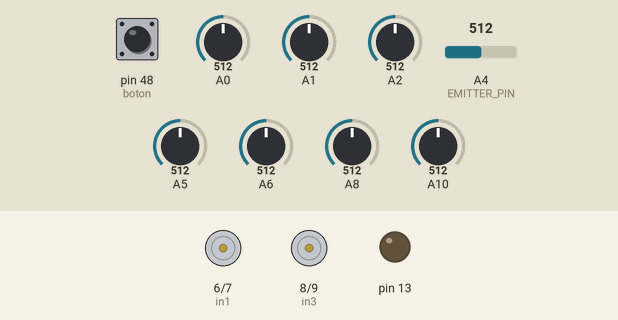
Bench run of a sketch on a simulated Arduino Mega 2560, built with avr-gcc and run on an emulated ATmega2560. Shown: motor-driver pin pairs drawn as motors (green arrow = first pin HIGH = forward, orange = second pin HIGH = backward, longer = more drive), output pins drawn as LEDs (lit = HIGH). The test bench sets the inputs (shaded band); at power-on: pin 48 (boton) LOW, A0 = 512, A1 = 512, A2 = 512, A4 (EMITTER_PIN) = 512, A5 = 512, A6 = 512, A8 = 512, A10 = 512.

Above: at 0.8 s.
0.9 s: pin 48 (boton) pulled HIGH for 0.15 s
At 2.4 s:
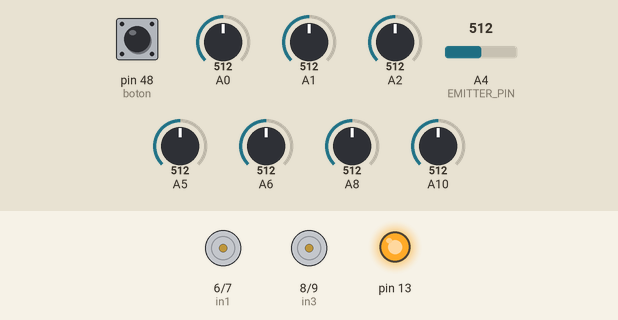
4.0 s: pin 48 (boton) pulled HIGH for 3.2 s
At 6.5 s:
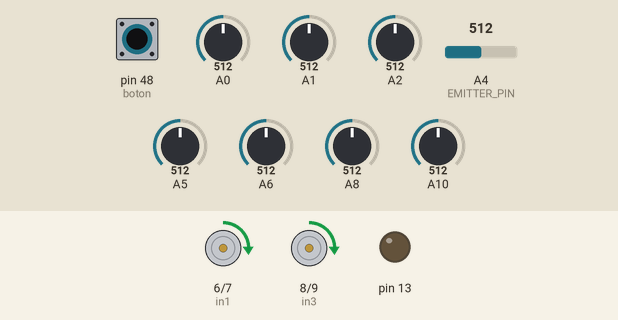
Timing chart, 0 to 8.0 s (numbered marks = the images above; inputs shaded):
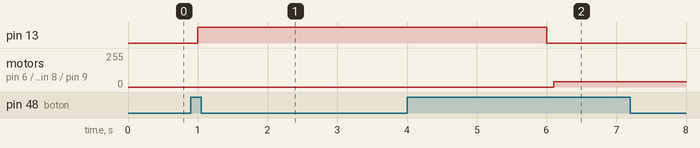

The sketch:

prueba_1_robot_2018.ino
```cpp
#include <QTRSensors.h>
//codigo sensor
#define NUM_SENSORS   8     // number of sensors used
#define NUM_SAMPLES_PER_SENSOR  4   // waits for 2500 microseconds for sensor outputs to go low
#define EMITTER_PIN   A4     // emitter is controlled by digital pin 2
// sensors 0 through 7 are connected to digital pins 3 through 10, respectively
QTRSensorsAnalog qtra((unsigned char[]) {A10, A4, A1, A2, A0, A8, A5,A6},
  NUM_SENSORS, NUM_SAMPLES_PER_SENSOR, EMITTER_PIN);
unsigned int sensorValues[NUM_SENSORS];
//codigo motores
int in1=6;
int in2=7;
int in3=8;
int in4=9;
//codigo para algoritmo
int error=0, error_Ant=0;
float P=0, D=0, I=0;
float kp=0.0004, kd=0.81, ki=0.075;           //0.005//0.008kp=0.013  kd=0,03 o  0,02 o 0,06
int vel=40;//50//35
float vel_der,vel_izq;
int vel_max=110;//70
int vel_min=-20;

//variables del boton
int lectura;
int boton = 48;
void setup() {

  pinMode(in1,OUTPUT);
  pinMode(in2,OUTPUT);
  pinMode(in3,OUTPUT);
  pinMode(in4,OUTPUT);
  pinMode(boton, INPUT);

  digitalWrite(in1,LOW);
  digitalWrite(in2,LOW);
  digitalWrite(in3,LOW);
  digitalWrite(in4,LOW);

while(true){  //por siempre
  lectura = digitalRead(boton);
if(lectura==HIGH){
  delay(100);
  break;
  }
}
  pinMode(13, OUTPUT);
  digitalWrite(13, HIGH);    // turn on Arduino's LED to indicate we are in calibration mode
  for (int i = 0; i < 200; i++)  // make the calibration take about 10 seconds
  {
    qtra.calibrate();       // reads all sensors 10 times at 2500 us per read (i.e. ~25 ms per call)
  }
  digitalWrite(13, LOW);     // turn off Arduino's LED to indicate we are through with calibration

while(true){  //por siempre
  lectura = digitalRead(boton);
if(lectura==HIGH){
  delay(100);
  break;
  }
}
}
void loop() {
 unsigned int position = qtra.readLine(sensorValues);
error = position-3500;
P = kp*error;
D = kd*(error - error_Ant);
I = ki*(error + error_Ant);
vel_der = vel-P-D-I;
vel_izq = vel+P+D+I;
/*
////max
if(vel_der>vel_max)
{
  vel_der=vel_max;
}
if(vel_izq>vel_max)
{
  vel_izq=vel_max;
}
////////min
if(vel_der<vel_min)
{
  vel_der=vel_min;
}
if(vel_izq<vel_min)
{
  vel_izq=vel_min;
}
*/
/*
//der
 qtrrc.read(sensorValues);
   if((sensorValues[0]<=200)&&(sensorValues[1]<=200)&&(sensorValues[2]<=200)&&(sensorValues[5]==1000)&&(sensorValues[6]==1000)&&(sensorValues[7]==1000))
    {
analogWrite(in1,170);
analogWrite(in2,0);
analogWrite(in3,170);
analogWrite(in4,0);
  delay(300);
analogWrite(in1,170);
analogWrite(in2,0);
analogWrite(in3,0);
analogWrite(in4,170);
        while(true)
        {
             qtrrc.read(sensorValues);
               if(sensorValues[0]<=200&&sensorValues[1]<=200&&sensorValues[3]==1000&&sensorValues[4]==1000&&sensorValues[6]<=200&&sensorValues[7]<=200)
            {
             break;
            }
        }
    }
//izq
qtrrc.read(sensorValues);
   if((sensorValues[0]==1000)&&(sensorValues[1]==1000)&&(sensorValues[2]==1000)&&(sensorValues[5]<=200)&&(sensorValues[6]<=200)&&(sensorValues[7]<=200))
    {
analogWrite(in1,170);
analogWrite(in2,0);
analogWrite(in3,170);
analogWrite(in4,0);
  delay(300);
analogWrite(in1,0);
analogWrite(in2,170);
analogWrite(in3,170);
analogWrite(in4,0);
        while(true)
        {
             qtrrc.read(sensorValues);
               if(sensorValues[0]<=200&&sensorValues[1]<=200&&sensorValues[3]==1000&&sensorValues[4]==1000&&sensorValues[6]<=200&&sensorValues[7]<=200)
            {
             break;
            }
        }
    }

  */
vel_der=constrain(vel_der,vel_min,vel_max);
vel_izq=constrain(vel_izq,vel_min,vel_max);
if(vel_der>=0&&vel_izq>=0)
{
mover_robot(vel_izq,0,vel_der,0);
}
else if(vel_der<=0)
{
  vel_der= vel_der * (-1);
  mover_robot(vel_izq,0,0,vel_der);
}
else if(vel_izq<=0)
{
  vel_izq= vel_izq * (-1);
  mover_robot(0,vel_izq,vel_der,0);
}

error_Ant=error;
}
void mover_robot(float vin1,float vin2,float vin3,float vin4)
{
 analogWrite(in1,vin1);
 analogWrite(in2,vin2);

 analogWrite(in3,vin3);
 analogWrite(in4,vin4);
}
```

Measured:
- after the input at 0.9 s, pin 13: LOW → HIGH after 0.10 s
- after the input at 4.0 s, motor on pin 6 (in1) / pin 7 (in2), motor on pin 8 (in3) / pin 9 (in4): stopped → forward 40/255 after 2.1 s
